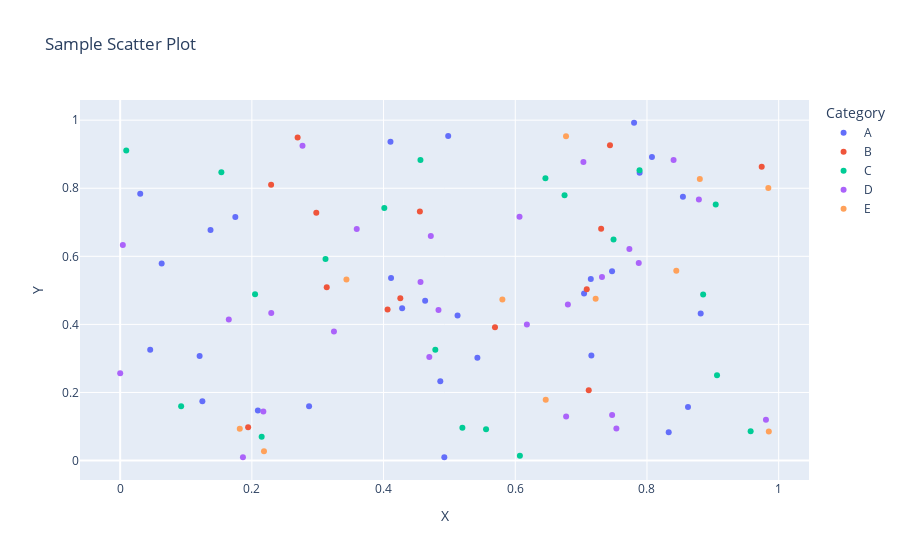

Source (notebook cell):
### Code cell
# Scatter plot using Plotly Express
scatter_plot = px.scatter(sorted_data, x='X', y='Y', color='Category', title="Sample Scatter Plot", 
                          labels={"X": "X", "Y": "Y"})

scatter_plot.show()

### Figure 1 — Plotly figure (JSON) as saved in the notebook; plotly's stock layout.template omitted (floating-point values rounded to 4 significant figures)
{"data": [{"hovertemplate": "Category=A<br>X=%{x}<br>Y=%{y}<extra></extra>", "legendgroup": "A", "marker": {"color": "#636efa", "symbol": "circle"}, "mode": "markers", "name": "A", "orientation": "v", "showlegend": true, "type": "scatter", "x": [0.03045, 0.4105, 0.833, 0.8076, 0.7804, 0.8623, 0.1749, 0.7045, 0.4632, 0.4282, 0.4923, 0.4114, 0.747, 0.4981, 0.04561, 0.2092, 0.2869, 0.4862, 0.06304, 0.1248, 0.1207, 0.7156, 0.5425, 0.8546, 0.7889, 0.5124, 0.7147, 0.1372, 0.8816], "xaxis": "x", "y": [0.7836, 0.9367, 0.08297, 0.892, 0.9924, 0.1576, 0.7152, 0.4908, 0.4695, 0.4474, 0.009766, 0.5363, 0.5564, 0.9537, 0.3257, 0.147, 0.1599, 0.2329, 0.5789, 0.1741, 0.307, 0.3083, 0.3018, 0.7752, 0.8454, 0.4263, 0.5335, 0.6774, 0.4321], "yaxis": "y"}, {"hovertemplate": "Category=B<br>X=%{x}<br>Y=%{y}<extra></extra>", "legendgroup": "B", "marker": {"color": "#EF553B", "symbol": "circle"}, "mode": "markers", "name": "B", "orientation": "v", "showlegend": true, "type": "scatter", "x": [0.4255, 0.7438, 0.7085, 0.5692, 0.1943, 0.9743, 0.4061, 0.2292, 0.7116, 0.4552, 0.2978, 0.7304, 0.3137, 0.2695], "xaxis": "x", "y": [0.4765, 0.9262, 0.5034, 0.3918, 0.09747, 0.863, 0.4439, 0.8104, 0.2066, 0.7314, 0.7277, 0.6814, 0.5093, 0.9493], "yaxis": "y"}, {"hovertemplate": "Category=C<br>X=%{x}<br>Y=%{y}<extra></extra>", "legendgroup": "C", "marker": {"color": "#00cc96", "symbol": "circle"}, "mode": "markers", "name": "C", "orientation": "v", "showlegend": true, "type": "scatter", "x": [0.00924, 0.5556, 0.4011, 0.7887, 0.4786, 0.3119, 0.7493, 0.607, 0.2149, 0.5197, 0.456, 0.9064, 0.2049, 0.1537, 0.8853, 0.9044, 0.6748, 0.6458, 0.0926, 0.9575], "xaxis": "x", "y": [0.9105, 0.09226, 0.7422, 0.8526, 0.3253, 0.5919, 0.6495, 0.01395, 0.06986, 0.09655, 0.8829, 0.2506, 0.4884, 0.8473, 0.4879, 0.7521, 0.7792, 0.8296, 0.1599, 0.08638], "yaxis": "y"}, {"hovertemplate": "Category=D<br>X=%{x}<br>Y=%{y}<extra></extra>", "legendgroup": "D", "marker": {"color": "#ab63fa", "symbol": "circle"}, "mode": "markers", "name": "D", "orientation": "v", "showlegend": true, "type": "scatter", "x": [0.8789, 0.004048, 0.7536, 0.9807, 0.7733, 0.6065, 0.6177, 0.3593, 0.4561, 0.4718, 0.6799, 0.1865, 0.7875, 0.7471, 0.2769, 0.8404, 0.2294, 0.165, 0.3247, 0.2175, 0.7317, 0.6773, 0.4695, 0.7035, 5.536e-05, 0.4834], "xaxis": "x", "y": [0.767, 0.6336, 0.09446, 0.1198, 0.6217, 0.7162, 0.3995, 0.6803, 0.5246, 0.66, 0.4585, 0.009688, 0.5802, 0.1335, 0.9252, 0.8827, 0.4334, 0.4146, 0.379, 0.1438, 0.5392, 0.1294, 0.3046, 0.8771, 0.2561, 0.442], "yaxis": "y"}, {"hovertemplate": "Category=E<br>X=%{x}<br>Y=%{y}<extra></extra>", "legendgroup": "E", "marker": {"color": "#FFA15A", "symbol": "circle"}, "mode": "markers", "name": "E", "orientation": "v", "showlegend": true, "type": "scatter", "x": [0.3436, 0.6771, 0.2184, 0.6463, 0.7221, 0.8446, 0.9843, 0.1816, 0.5804, 0.8803, 0.985], "xaxis": "x", "y": [0.5318, 0.9529, 0.02707, 0.1784, 0.4753, 0.5578, 0.8004, 0.09346, 0.4732, 0.8269, 0.085], "yaxis": "y"}], "layout": {"legend": {"title": {"text": "Category"}, "tracegroupgap": 0}, "title": {"text": "Sample Scatter Plot"}, "xaxis": {"anchor": "y", "domain": [0, 1], "title": {"text": "X"}}, "yaxis": {"anchor": "x", "domain": [0, 1], "title": {"text": "Y"}}}}
